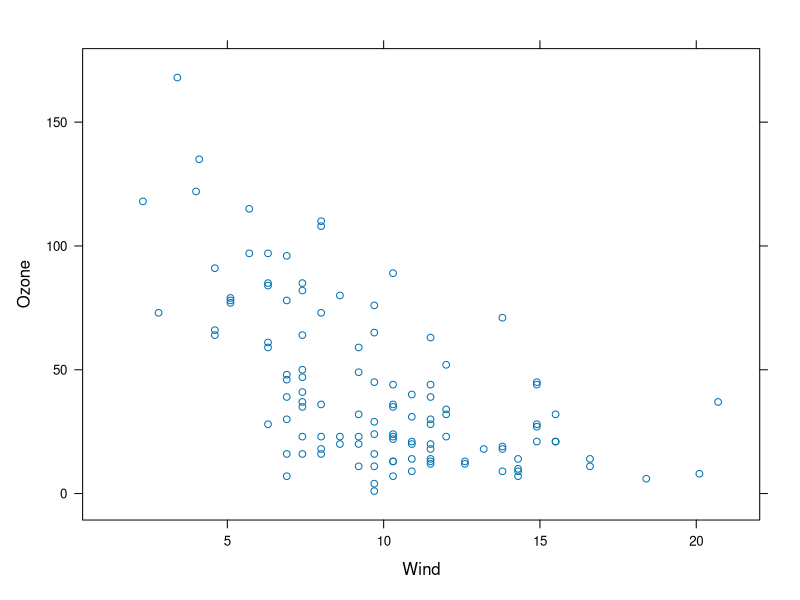
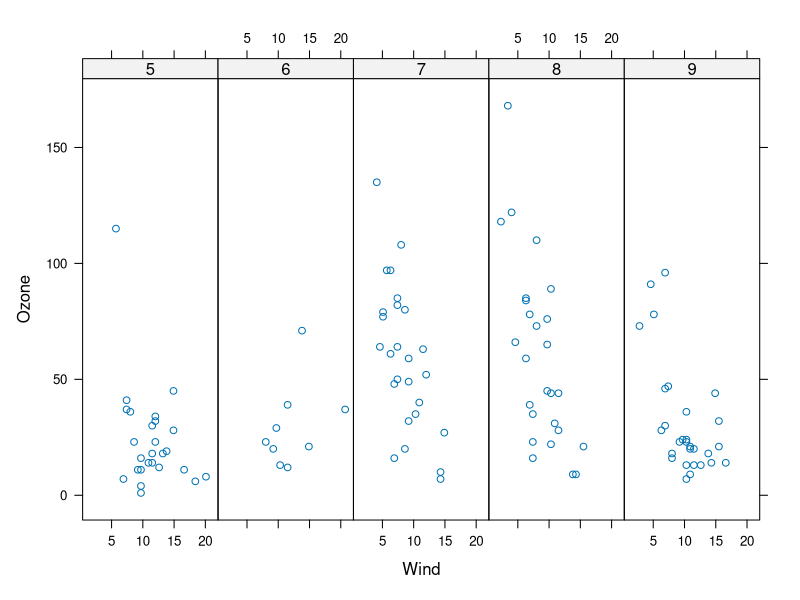
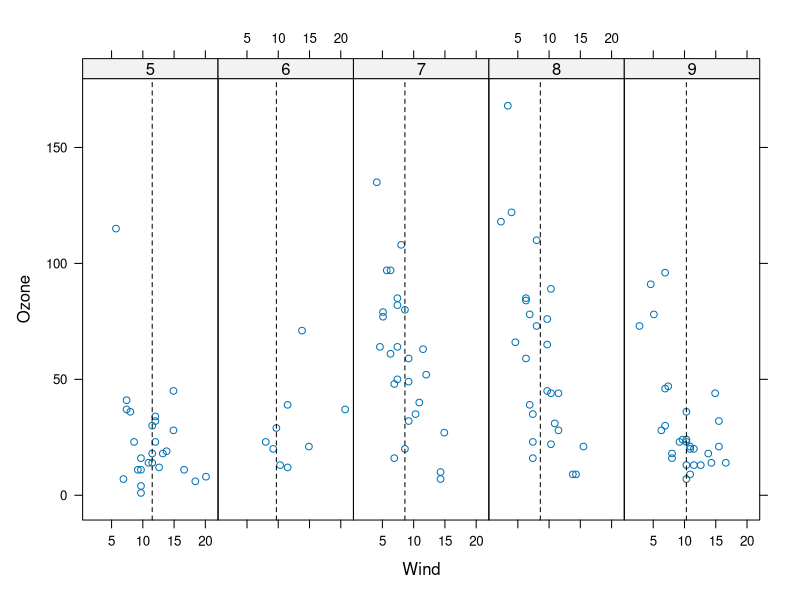

Source code (R) for these figures, in order:
## ---- chunk 1
library(datasets)
library(lattice)
airquality = transform(airquality, Month = factor(Month))
xyplot(Ozone~Wind, data = airquality)
## ---- chunk 2
library(datasets)
library(lattice)
airquality = transform(airquality, Month = factor(Month))
xyplot(Ozone~Wind | Month, data = airquality, layout = c(5,1))
## ---- chunk 3

library(datasets)
library(lattice)
airquality = transform(airquality, Month = factor(Month))
xyplot(Ozone~Wind | Month, data = airquality, layout = c(5,1), panel = function(x, y, ...){
  panel.xyplot(x, y, ...)
  panel.abline(v = median(x), lty = 2)
})

